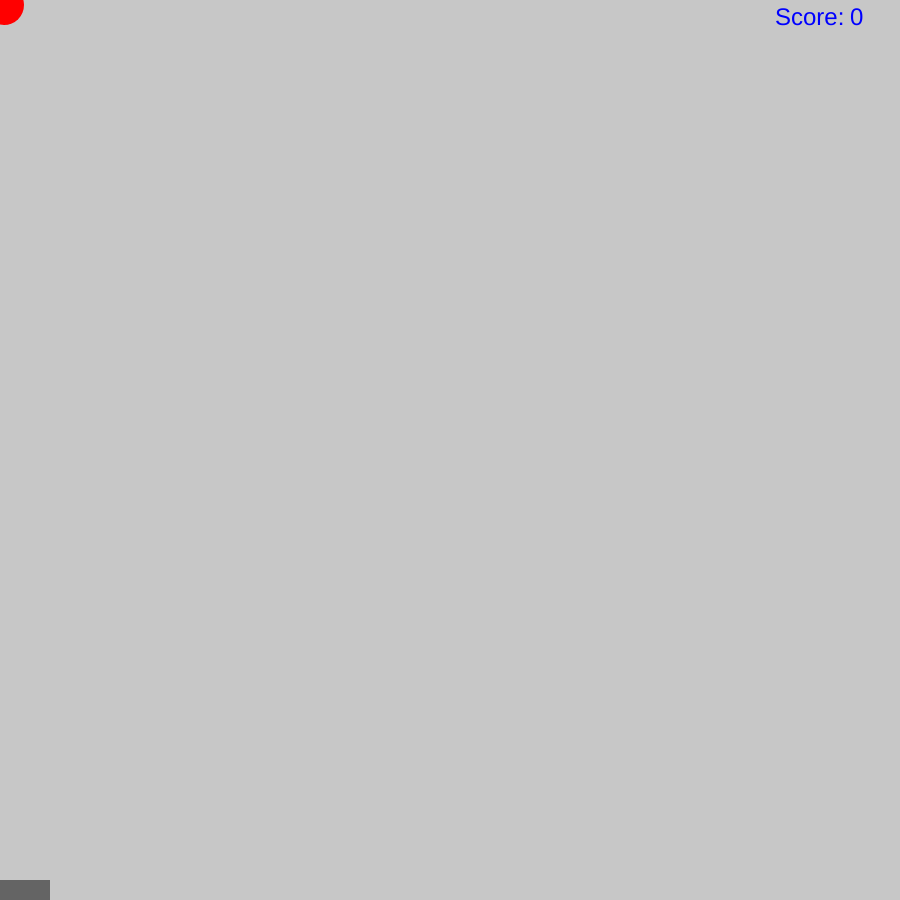
Frame 1 (no input)
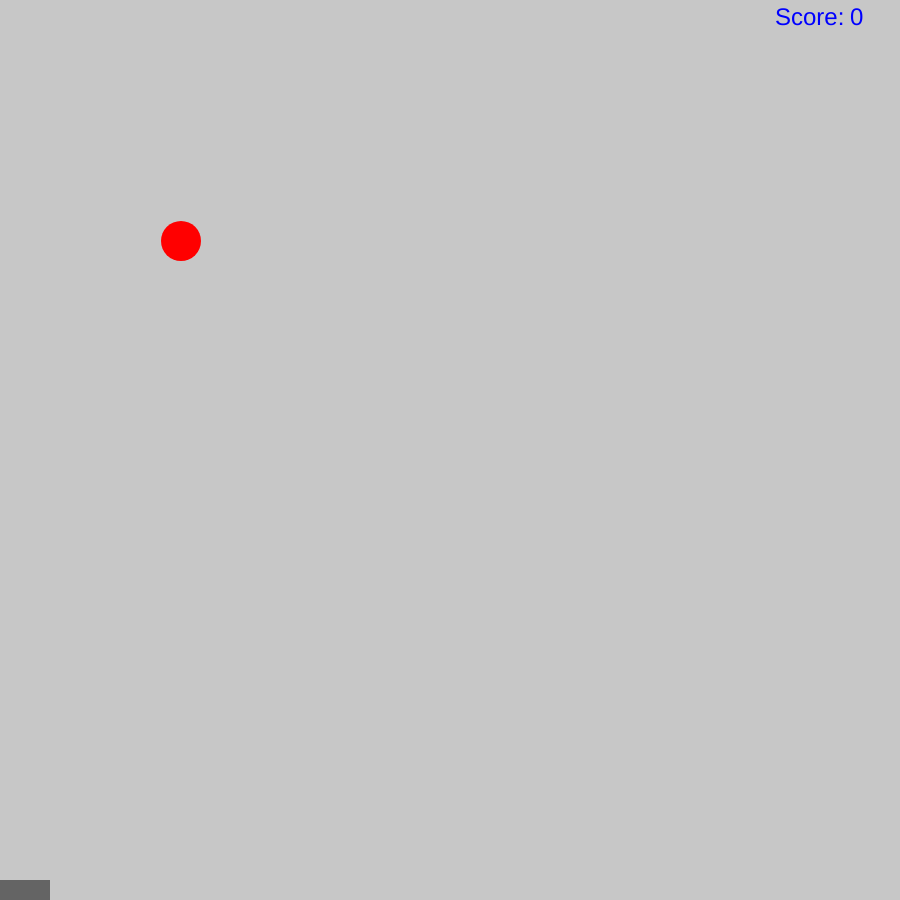
Frame 60 (no input)
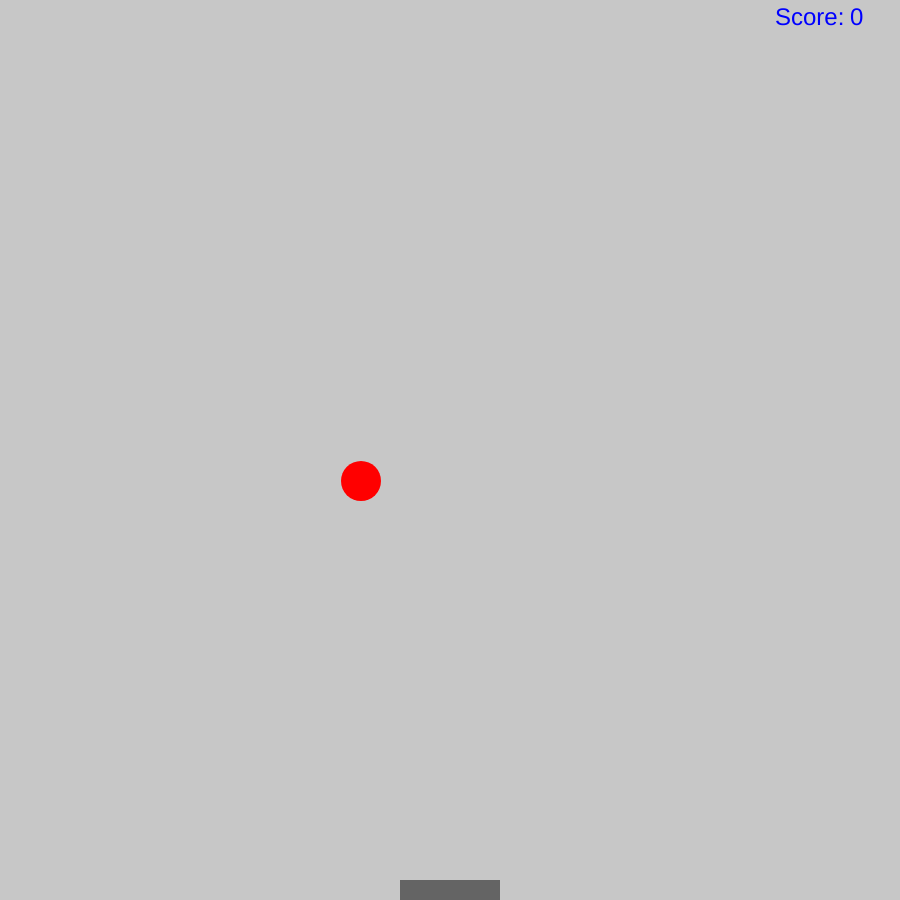
Frame 120 (the mouse pressed at the canvas centre since frame 60)

The p5.js sketch that drew these frames (run headless with seeded random() and noise() and a simulated clock; from frame 60 on, the mouse is pressed at the canvas centre):

// p5.js sketch
// ── sketch.js
var diameter = 40, x = 1, y = 1;
var speed = {
	x : 3,
	y : 4
};
var score = 0;
var cnvs = {
	x : 900,
	y : 900
};
function setup() {
	createCanvas(cnvs.x, cnvs.y);
}

function draw() {
	
	background(199);
	noStroke();
	fill(255, 0, 0);
	
	if (x >= cnvs.x || x <= 0) {
		speed.x = speed.x * (-1);
		fill(0);
	}
	if (y <= 0) {
		speed.y = speed.y * (-1);
		fill(0);
	} else if (y >= cnvs.y) {
		alert("Game over.Please reload the game or press CTRL+R");
	}
	if (y >= cnvs.y-40 && mouseX <= x + 50 && mouseX >= x - 50) {
	  	speed.y = speed.y * (-1);
		fill(0);
		score++;
	}
	
	x += speed.x;
	y += speed.y;
	ellipse(x, y, diameter, diameter);
	
	fill(0,0,255);
	textSize(24);
	text("Score:",cnvs.x-125,25);
	text(score,cnvs.x-50,25);
	
	fill(100);
	rectMode(CENTER);
	rect(mouseX, cnvs.y, 100, 40);
	
}
